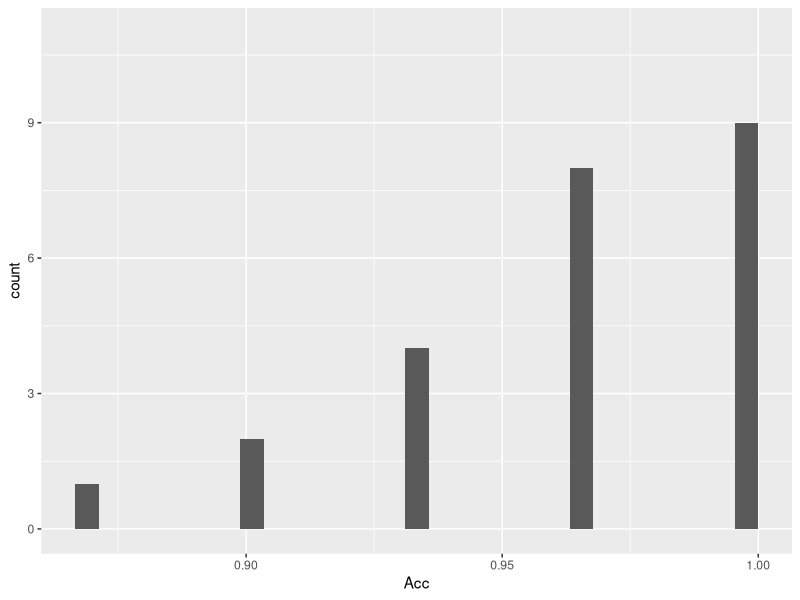
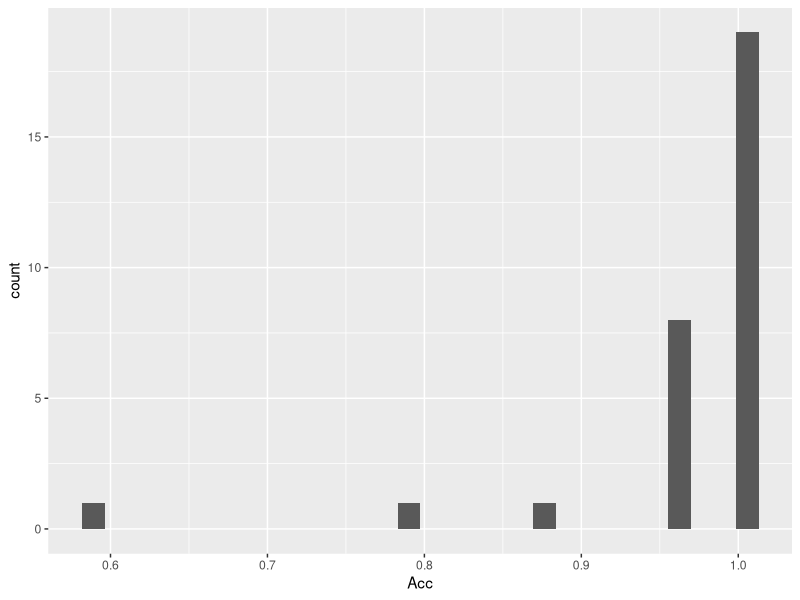
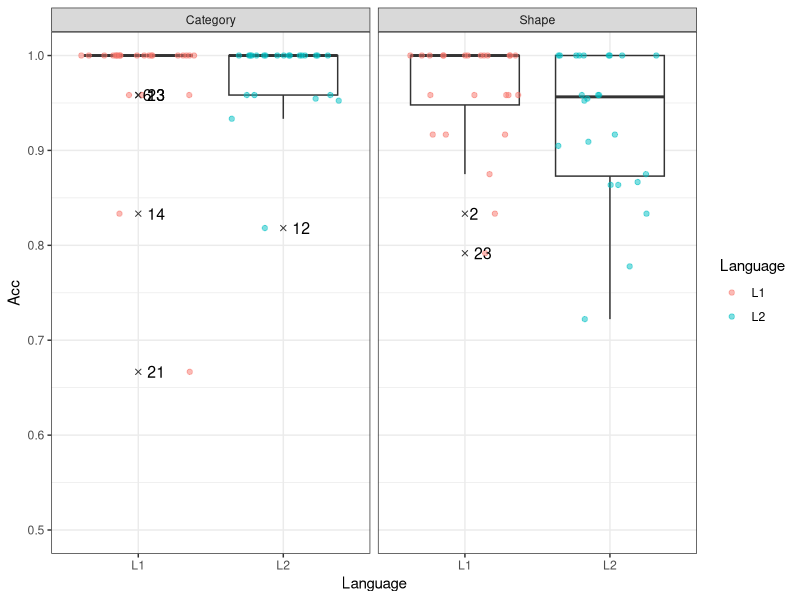
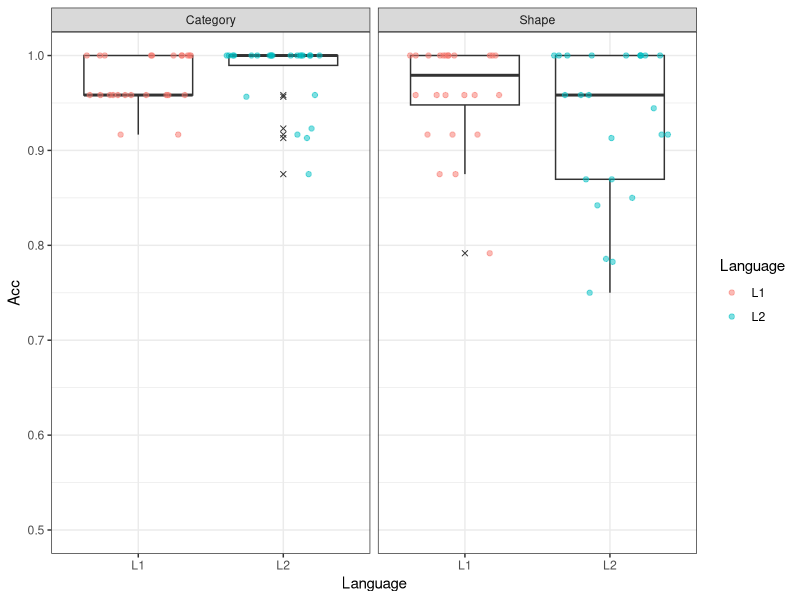

Source code (R) for these figures, in order: (Note: this script raises an error after producing the figures.)
## ---- chunk 1
knitr::opts_chunk$set(echo = TRUE)
library(knitr)
library(dplyr)
library(ggplot2)
library(GGally)
# library(tidyr)
library(lme4)
## ---- chunk 2
# Matching task
d_match <- read.csv("../data/data_matching-task.csv", fileEncoding = "UTF-8")
head(d_match)
## ---- chunk 3
# form/category task -- two versions to choose from (uncomment/comment one)

# # full version
# d_fc <- read.csv("../data/data_form-category-task.csv", fileEncoding = "UTF-8")

# cleaned version (see "~/data/process_data.Rmd" for details)
d_fc <- read.csv("../data/data_form-category-task_cleaned.csv", fileEncoding = "UTF-8")

head(d_fc)
## ---- chunk 4
backgr <- read.csv("../data/participant-background.csv", fileEncoding = "UTF-8")
head(backgr)
## ---- chunk 5
d_infe <- read.csv("../data/data_inference-task.csv", fileEncoding = "UTF-8")
head(d_infe)
## ---- chunk 6
head(d_match)
## ---- chunk 7
d_match %>% group_by(Subject) %>% summarise(Acc = mean(Score)) %>%
  ggplot(aes(x = Acc)) + geom_histogram() + ylim(0, 11)
## ---- chunk 8
d_match$Error <- ifelse(d_match$Score == 1, 0, 1)
d_match %>% group_by(Subject) %>% 
  summarise(NbErrors = sum(Error)) %>%
  group_by(NbErrors) %>%
  summarise(Freq = n()) %>%
  kable
## ---- chunk 9
d_match %>% group_by(TargetWord) %>% summarise(Acc = mean(Score)) %>%
  ggplot(aes(x = Acc)) + geom_histogram()
## ---- chunk 10
d_match %>% group_by(TargetWord) %>% 
  summarise(NbErrors = sum(Error)) %>%
  arrange(- NbErrors) %>%
  print(n = 12)
## ---- chunk 11
d_fc_subj <- d_fc %>% 
  group_by(Subject, Task, Language) %>%
  summarise(Acc = mean(Score))
## ---- chunk 12
d_fc_subj <- d_fc %>% 
  group_by(Subject, Task, Language) %>%
  summarise(Acc = mean(Score))

# To be able to plot the label names of outliers (SPSS does it by default), we
# adapt the solution proposed in
# https://stackoverflow.com/questions/33524669/labeling-outliers-of-boxplots-in-r
is_outlier <- function(x) {
  return(x < quantile(x, 0.25) - 1.5 * IQR(x) | x > quantile(x, 0.75) + 1.5 * IQR(x))
}
# Outlier contains a subject ID if they are an outlier for a task-language combo
d_fc_subj <- d_fc_subj %>%
  group_by(Task, Language) %>%
  mutate(Outlier = ifelse(is_outlier(Acc), Subject, as.numeric(NA)))
head(d_fc_subj)
## ---- chunk 13

ggplot(d_fc_subj, aes(x = Language, y = Acc)) +
  geom_boxplot(outlier.shape = 4) +
  geom_jitter(height = 0, alpha = .5, aes(colour = Language)) +
  geom_text(aes(label = Outlier), na.rm = TRUE, hjust = -0.5, size = 4) +
  facet_grid(. ~ Task) +
  ylim(.5, 1) +
  theme_bw()
## ---- chunk 14
d_fc_item <- d_fc %>% 
  group_by(ItemID, Task, Language) %>%
  summarise(Acc = mean(Score))
head(d_fc_item)
## ---- chunk 15
ggplot(d_fc_item, aes(x = Language, y = Acc)) +
  geom_boxplot(outlier.shape = 4) +
  geom_jitter(height = 0, alpha = .5, aes(colour = Language)) +
  facet_grid(. ~ Task) +
  ylim(.5, 1) +
  theme_bw()

## ---- chunk 16
# Sum coding for factors
# Task
contrasts(d_fc$Task) <- contr.sum(2)
colnames(contrasts(d_fc$Task)) <- "Categ_vs_Shape"
contrasts(d_fc$Task)
# Language
contrasts(d_fc$Language) <- - contr.sum(2)
colnames(contrasts(d_fc$Language)) <- "L2_vs_L1"
contrasts(d_fc$Language)
## ---- chunk 17
# fail to converge...

# fm_fc <- glmer(Score ~ Task * Language +
#                  (Task * Language | Subject) +
#                  (Task * Language | ItemID),
#                data = d_fc,
#                family = "binomial")

# fm_fc <- glmer(Score ~ Task * Language +
#                  (Task * Language | Subject) +
#                  (Task + Language | ItemID),
#                data = d_fc,
#                family = "binomial")

# The only model I can get to converge with any random slope by subjects:
# fm_fc7 <- glmer(Score ~ Task * Language +
#                   (1 + Task | Subject) +
#                   (1 | ItemID),
#                 data = d_fc,
#                 family = "binomial")
# summary(fm_fc7)
## ---- chunk 18
ggpairs(backgr[, c(2, 4:7)], lower = list(continuous = "smooth"))
## ---- chunk 19
ggplot(backgr, aes(x = LexTale)) + geom_histogram(binwidth = .05)
## ---- chunk 20
# Subset form/category task data in L2 only:
d_fc_l2 <- d_fc_subj %>% select(-Outlier) %>% filter(Language == "L2")
# Add their proficiency scores:
d_fc_l2 <- left_join(d_fc_l2, backgr %>% select(Subject, LexTale))
## ---- chunk 21
ggplot(d_fc_l2, aes(x = LexTale, y = Acc, colour = Task)) +
  geom_point() +
  geom_smooth(method = "lm")
## ---- chunk 22
by(d_fc_l2, d_fc_l2$Task, function(df) with(df, cor.test(Acc, LexTale)))
## ---- chunk 23
d_infe_subj <- d_infe %>% 
  group_by(Subject, Language, Type) %>%
  summarise(Acc = mean(Score))
head(d_infe_subj)
## ---- chunk 24
ggplot(d_infe_subj, aes(x = Language, y = Acc)) +
  geom_boxplot(outlier.shape = 4) +
  geom_jitter(height = 0, alpha = .5, aes(colour = Language)) +
  facet_grid(. ~ Type) +
  ylim(0, 1) +
  geom_hline(yintercept = .5, linetype = "dotted") +
  theme_bw()
## ---- chunk 25
d_infe %>%
  mutate(Val = ifelse(Valid == 1, "valid", "invalid")) %>%
  group_by(Subject, Language, Type, Val) %>%
  summarise(Acc = mean(Score)) %>%
  ggplot(aes(x = Language, y = Acc)) +
  geom_boxplot(outlier.shape = 4) +
  geom_jitter(height = 0, alpha = .5, aes(colour = Language)) +
  facet_grid(Type ~ Val) +
  ylim(0, 1) +
  geom_hline(yintercept = .5, linetype = "dotted") +
  theme_bw()
## ---- chunk 26
d_infe_ite <- d_infe %>%
  mutate(Val = ifelse(Valid == 1, "valid", "invalid")) %>%
  group_by(InferPattern, Language, Type, Val) %>%
  summarise(Acc = mean(Score))

ggplot(d_infe_ite, aes(x = Language, y = Acc)) +
  geom_boxplot(outlier.shape = 4) +
  geom_jitter(height = 0, alpha = .5, aes(colour = Language)) +
  facet_grid(. ~ Type) +
  ylim(0, 1) +
  geom_hline(yintercept = .5, linetype = "dotted") +
  theme_bw()
## ---- chunk 27
ggplot(d_infe_ite, aes(x = Language, y = Acc)) +
  geom_boxplot(outlier.shape = 4) +
  geom_jitter(height = 0, alpha = .5, aes(colour = Val)) +
  facet_grid(. ~ Type) +
  ylim(0, 1) +
  geom_hline(yintercept = .5, linetype = "dotted") +
  theme_bw()
## ---- chunk 28
ggplot(d_infe_ite, aes(x = Language, y = Acc)) +
  geom_boxplot(outlier.shape = 4) +
  geom_jitter(height = 0, alpha = .5, aes(colour = Language)) +
  facet_grid(Type ~ Val) +
  ylim(0, 1) +
  geom_hline(yintercept = .5, linetype = "dotted") +
  theme_bw()
## ---- chunk 29
# Compute by speaker averages for later plotting and add that to data frame
mean_RT <- d_infe %>% group_by(Subject) %>% summarise(Mean_RT = mean(RT))
d_infe <- left_join(d_infe, mean_RT)
## ---- chunk 30
# Order Subject levels according to Mean_RT
d_infe$Subject <- factor(d_infe$Subject, levels = mean_RT$Subject[order(mean_RT$Mean_RT)])
## ---- chunk 31
ggplot(d_infe, aes(x = Language, y = RT)) +
  geom_boxplot() +
  facet_wrap(~ Subject) +
  theme_bw()
